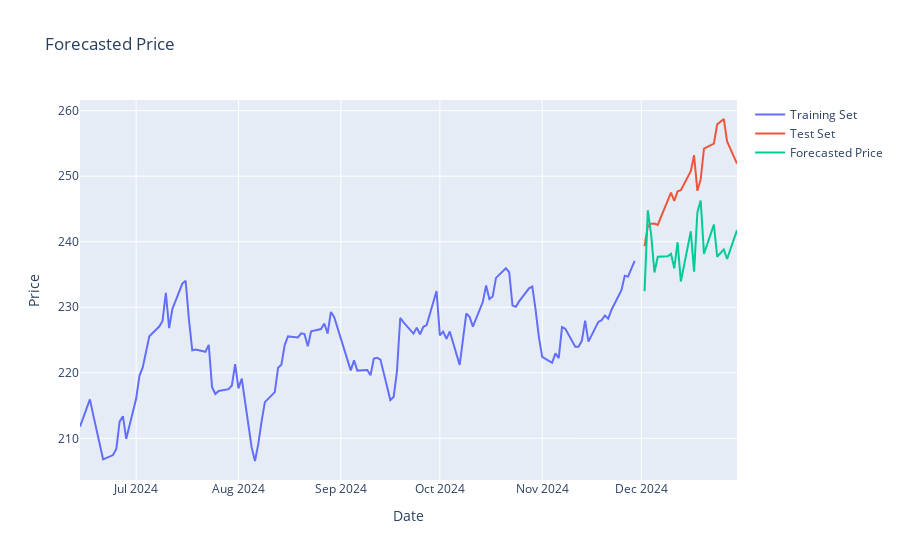

Source (notebook cell):
### Code cell
# use plotly to plot the forecasted price
fig = go.Figure()
fig.add_trace(go.Scatter(x=train['Date'], y=train['Close'], mode='lines', name='Training Set'))
fig.add_trace(go.Scatter(x=test['Date'], y=test['Close'], mode='lines', name='Test Set'))
fig.add_trace(go.Scatter(x=test['Date'], y=forcastedPrice, mode='lines', name='Forecasted Price'))
fig.update_layout(title='Forecasted Price', xaxis_title='Date', yaxis_title='Price')
pio.show(fig)
